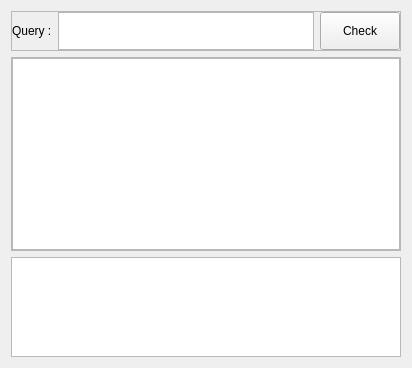
            <widget class="QWidget" name="tabCos">
             <attribute name="title">
              <string>Cosine Similarity</string>
             </attribute>
             <layout class="QVBoxLayout" name="verticalLayout_18">
              <item>
               <widget class="QFrame" name="frame_16">
                <property name="maximumSize">
                 <size>
                  <width>16777215</width>
                  <height>40</height>
                 </size>
                </property>
                <property name="frameShape">
                 <enum>QFrame::StyledPanel</enum>
                </property>
                <property name="frameShadow">
                 <enum>QFrame::Raised</enum>
                </property>
                <layout class="QHBoxLayout" name="horizontalLayout_6">
                 <property name="leftMargin">
                  <number>0</number>
                 </property>
                 <property name="topMargin">
                  <number>0</number>
                 </property>
                 <property name="rightMargin">
                  <number>0</number>
                 </property>
                 <property name="bottomMargin">
                  <number>0</number>
                 </property>
                 <item>
                  <widget class="QLabel" name="label_15">
                   <property name="text">
                    <string>Query :</string>
                   </property>
                  </widget>
                 </item>
                 <item>
                  <widget class="QTextEdit" name="editCosine"/>
                 </item>
                 <item>
                  <widget class="QPushButton" name="btnCosine">
                   <property name="maximumSize">
                    <size>
                     <width>16777215</width>
                     <height>40</height>
                    </size>
                   </property>
                   <property name="text">
                    <string>Check</string>
                   </property>
                  </widget>
                 </item>
                </layout>
               </widget>
              </item>
              <item>
               <widget class="QFrame" name="frame_24">
                <property name="frameShape">
                 <enum>QFrame::StyledPanel</enum>
                </property>
                <property name="frameShadow">
                 <enum>QFrame::Raised</enum>
                </property>
                <layout class="QHBoxLayout" name="horizontalLayout_7">
                 <property name="leftMargin">
                  <number>0</number>
                 </property>
                 <property name="topMargin">
                  <number>0</number>
                 </property>
                 <property name="rightMargin">
                  <number>0</number>
                 </property>
                 <property name="bottomMargin">
                  <number>0</number>
                 </property>
                 <item>
                  <widget class="QListWidget" name="listCos">
                   <property name="sizePolicy">
                    <sizepolicy hsizetype="Preferred" vsizetype="Preferred">
                     <horstretch>0</horstretch>
                     <verstretch>0</verstretch>
                    </sizepolicy>
                   </property>
                  </widget>
                 </item>
                </layout>
               </widget>
              </item>
              <item>
               <widget class="QListWidget" name="rankCosine">
                <property name="maximumSize">
                 <size>
                  <width>16777215</width>
                  <height>100</height>
                 </size>
                </property>
               </widget>
              </item>
             </layout>
            </widget>
